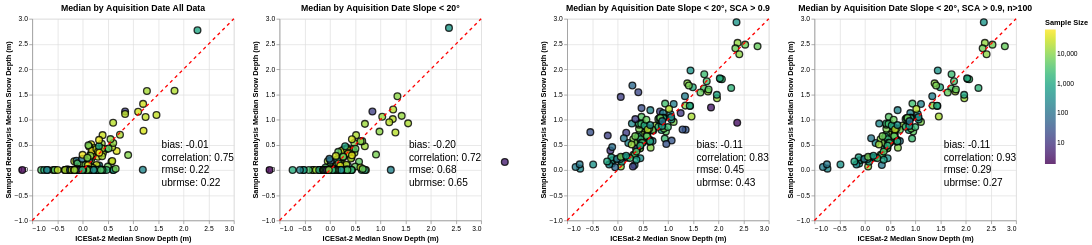

Notebook cell for this chart:
### Code cell
x = np.linspace(0, 1.4, 100) # Creates 100 points between x_min and x_max
y = x
line_data = pd.DataFrame({
    'x': [-1, 3],
    'y': [-1, 3]
})

subset_chart1 = alt.layer(alt.Chart(medians_all).mark_circle(size=100, stroke='black', opacity=0.8).encode(
    x=alt.X('icesat2_3dep_dif:Q', title='ICESat-2 Median Snow Depth (m)', scale=alt.Scale(domain=[-1, 3])),
    y=alt.Y('reanalysis_sd:Q', title='Sampled Reanalysis Median Snow Depth (m)', scale=alt.Scale(domain=[-1, 3])),
    color=alt.Color('n:Q', title='Sample Size', scale=alt.Scale(type='log',scheme='viridis'))
).properties(
    title='Median by Aquisition Date All Data'
),
alt.Chart(line_data).mark_line(color='red', strokeDash=[5, 5]).encode(
    x='x:Q',
    y='y:Q')) + \
    alt.Chart(metrics_subsets[metrics_subsets['labels']=='All data']).mark_text(
        align='left',
        baseline='middle',
        dx=5,
        fontSize=15
    ).transform_calculate(
        annotation_text = "datum.metric_label + ': ' + datum.metric_2f"
    ).encode(
        x=alt.X('x_pos:Q'),
        y=alt.Y('y_pos:Q'),
        text='annotation_text:N' #'metric_label:N'+': '+
    ) 

subset_chart2 = alt.layer(alt.Chart(medians_20slope).mark_circle(size=100, stroke='black', opacity=0.8).encode(
    x=alt.X('icesat2_3dep_dif:Q', title='ICESat-2 Median Snow Depth (m)', scale=alt.Scale(domain=[-1, 3])),
    y=alt.Y('reanalysis_sd:Q', title='Sampled Reanalysis Median Snow Depth (m)', scale=alt.Scale(domain=[-1, 3])),
    color=alt.Color('n:Q', title='Sample Size', scale=alt.Scale(type='log',scheme='viridis'))
).properties(
    title='Median by Aquisition Date Slope < 20°'
),
alt.Chart(line_data).mark_line(color='red', strokeDash=[5, 5]).encode(
    x='x:Q',
    y='y:Q')) + \
    alt.Chart(metrics_subsets[metrics_subsets['labels']=='SCA > 0.9']).mark_text(
        align='left',
        baseline='middle',
        dx=5,
        fontSize=15
    ).transform_calculate(
        annotation_text = "datum.metric_label + ': ' + datum.metric_2f"
    ).encode(
        x=alt.X('x_pos:Q'),
        y=alt.Y('y_pos:Q'),
        text='annotation_text:N' #'metric_label:N'+': '+
    ) 

subset_chart3 = alt.layer(alt.Chart(medians_20slope_fsca9).mark_circle(size=100, stroke='black', opacity=0.8).encode(
    x=alt.X('icesat2_3dep_dif:Q', title='ICESat-2 Median Snow Depth (m)', scale=alt.Scale(domain=[-1, 3])),
    y=alt.Y('reanalysis_sd:Q', title='Sampled Reanalysis Median Snow Depth (m)', scale=alt.Scale(domain=[-1, 3])),
    color=alt.Color('n:Q', title='Sample Size', scale=alt.Scale(type='log',scheme='viridis'))
).properties(
    title='Median by Aquisition Date Slope < 20°, SCA > 0.9'
),
alt.Chart(line_data).mark_line(color='red', strokeDash=[5, 5]).encode(
    x='x:Q',
    y='y:Q')) + \
    alt.Chart(metrics_subsets[metrics_subsets['labels']=='SCA > 0.9, Slope < 20°']).mark_text(
        align='left',
        baseline='middle',
        dx=5,
        fontSize=15
    ).transform_calculate(
        annotation_text = "datum.metric_label + ': ' + datum.metric_2f"
    ).encode(
        x=alt.X('x_pos:Q'),
        y=alt.Y('y_pos:Q'),
        text='annotation_text:N' #'metric_label:N'+': '+
    ) 

subset_chart4 = alt.layer(alt.Chart(medians_20slope_fsca9_n100).mark_circle(size=100, stroke='black', opacity=0.8).encode(
    x=alt.X('icesat2_3dep_dif:Q', title='ICESat-2 Median Snow Depth (m)', scale=alt.Scale(domain=[-1, 3])),
    y=alt.Y('reanalysis_sd:Q', title='Sampled Reanalysis Median Snow Depth (m)', scale=alt.Scale(domain=[-1, 3])),
    color=alt.Color('n:Q', title='Sample Size', scale=alt.Scale(type='log',scheme='viridis'))
).properties(
    title='Median by Aquisition Date Slope < 20°, SCA > 0.9, n>100'
),
alt.Chart(line_data).mark_line(color='red', strokeDash=[5, 5]).encode(
    x='x:Q',
    y='y:Q')) + \
    alt.Chart(metrics_subsets[metrics_subsets['labels']=='SCA > 0.9, Slope < 20°, n>100']).mark_text(
        align='left',
        baseline='middle',
        dx=5,
        fontSize=15
    ).transform_calculate(
        annotation_text = "datum.metric_label + ': ' + datum.metric_2f"
    ).encode(
        x=alt.X('x_pos:Q'),
        y=alt.Y('y_pos:Q'),
        text='annotation_text:N' #'metric_label:N'+': '+
    ) 

combined = alt.hconcat(subset_chart1, subset_chart2, subset_chart3, subset_chart4)
combined

### Figure 1 — Vega-Lite specification as saved in the notebook (floating-point values rounded to 4 significant figures; data arrays with more than 128 entries replaced by an {"elided": "..."} marker saying what was removed)
{"config": {"view": {"continuousWidth": 300, "continuousHeight": 300}}, "hconcat": [{"layer": [{"data": {"name": "data-6b8b46dd116a8f4da785758d8df4e6ad"}, "mark": {"type": "circle", "opacity": 0.8, "size": 100, "stroke": "black"}, "encoding": {"color": {"field": "n", "scale": {"scheme": "viridis", "type": "log"}, "title": "Sample Size", "type": "quantitative"}, "x": {"field": "icesat2_3dep_dif", "scale": {"domain": [-1, 3]}, "title": "ICESat-2 Median Snow Depth (m)", "type": "quantitative"}, "y": {"field": "reanalysis_sd", "scale": {"domain": [-1, 3]}, "title": "Sampled Reanalysis Median Snow Depth (m)", "type": "quantitative"}}, "title": "Median by Aquisition Date All Data"}, {"data": {"name": "data-2e5164a0b36215ce10c3330bf4a0e00d"}, "mark": {"type": "line", "color": "red", "strokeDash": [5, 5]}, "encoding": {"x": {"field": "x", "type": "quantitative"}, "y": {"field": "y", "type": "quantitative"}}}, {"data": {"name": "data-377603e393dcd49177b96877ff00c67b"}, "mark": {"type": "text", "align": "left", "baseline": "middle", "dx": 5, "fontSize": 15}, "encoding": {"text": {"field": "annotation_text", "type": "nominal"}, "x": {"field": "x_pos", "type": "quantitative"}, "y": {"field": "y_pos", "type": "quantitative"}}, "transform": [{"calculate": "datum.metric_label + ': ' + datum.metric_2f", "as": "annotation_text"}]}]}, {"layer": [{"data": {"name": "data-59b25a07001a82c828d737a6dcaa6d4b"}, "mark": {"type": "circle", "opacity": 0.8, "size": 100, "stroke": "black"}, "encoding": {"color": {"field": "n", "scale": {"scheme": "viridis", "type": "log"}, "title": "Sample Size", "type": "quantitative"}, "x": {"field": "icesat2_3dep_dif", "scale": {"domain": [-1, 3]}, "title": "ICESat-2 Median Snow Depth (m)", "type": "quantitative"}, "y": {"field": "reanalysis_sd", "scale": {"domain": [-1, 3]}, "title": "Sampled Reanalysis Median Snow Depth (m)", "type": "quantitative"}}, "title": "Median by Aquisition Date Slope < 20°"}, {"data": {"name": "data-2e5164a0b36215ce10c3330bf4a0e00d"}, "mark": {"type": "line", "color": "red", "strokeDash": [5, 5]}, "encoding": {"x": {"field": "x", "type": "quantitative"}, "y": {"field": "y", "type": "quantitative"}}}, {"data": {"name": "data-ef696cf56beaa54cf98ac6b35f1476d3"}, "mark": {"type": "text", "align": "left", "baseline": "middle", "dx": 5, "fontSize": 15}, "encoding": {"text": {"field": "annotation_text", "type": "nominal"}, "x": {"field": "x_pos", "type": "quantitative"}, "y": {"field": "y_pos", "type": "quantitative"}}, "transform": [{"calculate": "datum.metric_label + ': ' + datum.metric_2f", "as": "annotation_text"}]}]}, {"layer": [{"data": {"name": "data-417fd49377848b9e3e2e0bfba3369b2f"}, "mark": {"type": "circle", "opacity": 0.8, "size": 100, "stroke": "black"}, "encoding": {"color": {"field": "n", "scale": {"scheme": "viridis", "type": "log"}, "title": "Sample Size", "type": "quantitative"}, "x": {"field": "icesat2_3dep_dif", "scale": {"domain": [-1, 3]}, "title": "ICESat-2 Median Snow Depth (m)", "type": "quantitative"}, "y": {"field": "reanalysis_sd", "scale": {"domain": [-1, 3]}, "title": "Sampled Reanalysis Median Snow Depth (m)", "type": "quantitative"}}, "title": "Median by Aquisition Date Slope < 20°, SCA > 0.9"}, {"data": {"name": "data-2e5164a0b36215ce10c3330bf4a0e00d"}, "mark": {"type": "line", "color": "red", "strokeDash": [5, 5]}, "encoding": {"x": {"field": "x", "type": "quantitative"}, "y": {"field": "y", "type": "quantitative"}}}, {"data": {"name": "data-1b3e2f9484a79e0fdd0e2ef28c8bf07d"}, "mark": {"type": "text", "align": "left", "baseline": "middle", "dx": 5, "fontSize": 15}, "encoding": {"text": {"field": "annotation_text", "type": "nominal"}, "x": {"field": "x_pos", "type": "quantitative"}, "y": {"field": "y_pos", "type": "quantitative"}}, "transform": [{"calculate": "datum.metric_label + ': ' + datum.metric_2f", "as": "annotation_text"}]}]}, {"layer": [{"data": {"name": "data-37553189489c6c8266d0c3068cf12028"}, "mark": {"type": "circle", "opacity": 0.8, "size": 100, "stroke": "black"}, "encoding": {"color": {"field": "n", "scale": {"scheme": "viridis", "type": "log"}, "title": "Sample Size", "type": "quantitative"}, "x": {"field": "icesat2_3dep_dif", "scale": {"domain": [-1, 3]}, "title": "ICESat-2 Median Snow Depth (m)", "type": "quantitative"}, "y": {"field": "reanalysis_sd", "scale": {"domain": [-1, 3]}, "title": "Sampled Reanalysis Median Snow Depth (m)", "type": "quantitative"}}, "title": "Median by Aquisition Date Slope < 20°, SCA > 0.9, n>100"}, {"data": {"name": "data-2e5164a0b36215ce10c3330bf4a0e00d"}, "mark": {"type": "line", "color": "red", "strokeDash": [5, 5]}, "encoding": {"x": {"field": "x", "type": "quantitative"}, "y": {"field": "y", "type": "quantitative"}}}, {"data": {"name": "data-9ae63f4b83602f2f629f5551597bb7d8"}, "mark": {"type": "text", "align": "left", "baseline": "middle", "dx": 5, "fontSize": 15}, "encoding": {"text": {"field": "annotation_text", "type": "nominal"}, "x": {"field": "x_pos", "type": "quantitative"}, "y": {"field": "y_pos", "type": "quantitative"}}, "transform": [{"calculate": "datum.metric_label + ': ' + datum.metric_2f", "as": "annotation_text"}]}]}], "$schema": "https://vega.github.io/schema/vega-lite/v5.20.1.json", "datasets": {"data-6b8b46dd116a8f4da785758d8df4e6ad": {"elided": "329 records"}, "data-2e5164a0b36215ce10c3330bf4a0e00d": [{"x": -1, "y": -1}, {"x": 3, "y": 3}], "data-377603e393dcd49177b96877ff00c67b": [{"metric": -0.009218, "metric_label": "bias", "labels": "All data", "x_pos": 1.5, "y_pos": 0.5, "metric_2f": "-0.01"}, {"metric": 0.7533, "metric_label": "correlation", "labels": "All data", "x_pos": 1.5, "y_pos": 0.25, "metric_2f": "0.75"}, {"metric": 0.2224, "metric_label": "rmse", "labels": "All data", "x_pos": 1.5, "y_pos": 0.0, "metric_2f": "0.22"}, {"metric": 0.2222, "metric_label": "ubrmse", "labels": "All data", "x_pos": 1.5, "y_pos": -0.25, "metric_2f": "0.22"}], "data-59b25a07001a82c828d737a6dcaa6d4b": {"elided": "329 records"}, "data-ef696cf56beaa54cf98ac6b35f1476d3": [{"metric": -0.2041, "metric_label": "bias", "labels": "SCA > 0.9", "x_pos": 1.5, "y_pos": 0.5, "metric_2f": "-0.20"}, {"metric": 0.725, "metric_label": "correlation", "labels": "SCA > 0.9", "x_pos": 1.5, "y_pos": 0.25, "metric_2f": "0.72"}, {"metric": 0.6822, "metric_label": "rmse", "labels": "SCA > 0.9", "x_pos": 1.5, "y_pos": 0.0, "metric_2f": "0.68"}, {"metric": 0.651, "metric_label": "ubrmse", "labels": "SCA > 0.9", "x_pos": 1.5, "y_pos": -0.25, "metric_2f": "0.65"}], "data-417fd49377848b9e3e2e0bfba3369b2f": {"elided": "143 records"}, "data-1b3e2f9484a79e0fdd0e2ef28c8bf07d": [{"metric": -0.1133, "metric_label": "bias", "labels": "SCA > 0.9, Slope < 20°", "x_pos": 1.5, "y_pos": 0.5, "metric_2f": "-0.11"}, {"metric": 0.8267, "metric_label": "correlation", "labels": "SCA > 0.9, Slope < 20°", "x_pos": 1.5, "y_pos": 0.25, "metric_2f": "0.83"}, {"metric": 0.4494, "metric_label": "rmse", "labels": "SCA > 0.9, Slope < 20°", "x_pos": 1.5, "y_pos": 0.0, "metric_2f": "0.45"}, {"metric": 0.4349, "metric_label": "ubrmse", "labels": "SCA > 0.9, Slope < 20°", "x_pos": 1.5, "y_pos": -0.25, "metric_2f": "0.43"}], "data-37553189489c6c8266d0c3068cf12028": [{"icesat2_3dep_dif": 0.3136, "reanalysis_sd": 0.302, "n": 9551.0, "offset_sd": 0.02952, "dowy": 64.0}, {"icesat2_3dep_dif": 0.5075, "reanalysis_sd": 0.5556, "n": 7902.0, "offset_sd": -0.03957, "dowy": 68.0}, {"icesat2_3dep_dif": 0.4491, "reanalysis_sd": 0.4348, "n": 13620.0, "offset_sd": 0.03937, "dowy": 72.0}, {"icesat2_3dep_dif": 0.4418, "reanalysis_sd": 0.426, "n": 8327.0, "offset_sd": 0.03177, "dowy": 73.0}, {"icesat2_3dep_dif": -0.1125, "reanalysis_sd": 0.1294, "n": 947.0, "offset_sd": -0.2307, "dowy": 76.0}, {"icesat2_3dep_dif": 0.3949, "reanalysis_sd": 0.431, "n": 1436.0, "offset_sd": -0.002618, "dowy": 77.0}, {"icesat2_3dep_dif": -0.1012, "reanalysis_sd": 0.1934, "n": 667.0, "offset_sd": -0.3558, "dowy": 80.0}, {"icesat2_3dep_dif": 0.4384, "reanalysis_sd": 0.4904, "n": 4459.0, "offset_sd": -0.08902, "dowy": 97.0}, {"icesat2_3dep_dif": -0.01378, "reanalysis_sd": 0.207, "n": 3047.0, "offset_sd": -0.1861, "dowy": 101.0}, {"icesat2_3dep_dif": 0.9591, "reanalysis_sd": 0.7652, "n": 4696.0, "offset_sd": 0.157, "dowy": 102.0}, {"icesat2_3dep_dif": 0.7481, "reanalysis_sd": 0.8804, "n": 13660.0, "offset_sd": -0.05183, "dowy": 105.0}, {"icesat2_3dep_dif": 0.124, "reanalysis_sd": 0.257, "n": 214.0, "offset_sd": -0.08735, "dowy": 106.0}, {"icesat2_3dep_dif": 0.9367, "reanalysis_sd": 0.6238, "n": 2545.0, "offset_sd": 0.2129, "dowy": 114.0}, {"icesat2_3dep_dif": 1.973, "reanalysis_sd": 1.424, "n": 14070.0, "offset_sd": 0.5876, "dowy": 130.0}, {"icesat2_3dep_dif": 0.8525, "reanalysis_sd": 0.9354, "n": 3043.0, "offset_sd": -0.04808, "dowy": 131.0}, {"icesat2_3dep_dif": 1.468, "reanalysis_sd": 1.061, "n": 17040.0, "offset_sd": 0.163, "dowy": 134.0}, {"icesat2_3dep_dif": 0.6398, "reanalysis_sd": 0.6002, "n": 1654.0, "offset_sd": -0.01769, "dowy": 135.0}, {"icesat2_3dep_dif": 1.113, "reanalysis_sd": 0.955, "n": 8367.0, "offset_sd": 0.008759, "dowy": 142.0}, {"icesat2_3dep_dif": 1.384, "reanalysis_sd": 1.72, "n": 11220.0, "offset_sd": -0.2821, "dowy": 155.0}, {"icesat2_3dep_dif": 2.36, "reanalysis_sd": 2.933, "n": 482.0, "offset_sd": -0.4098, "dowy": 159.0}, {"icesat2_3dep_dif": 1.715, "reanalysis_sd": 1.618, "n": 3723.0, "offset_sd": 0.03962, "dowy": 160.0}, {"icesat2_3dep_dif": 2.381, "reanalysis_sd": 2.522, "n": 12360.0, "offset_sd": -0.05713, "dowy": 163.0}, {"icesat2_3dep_dif": 0.9104, "reanalysis_sd": 1.048, "n": 6047.0, "offset_sd": -0.1293, "dowy": 167.0}, {"icesat2_3dep_dif": 1.794, "reanalysis_sd": 1.557, "n": 16080.0, "offset_sd": 0.0925, "dowy": 168.0}, {"icesat2_3dep_dif": 1.439, "reanalysis_sd": 1.269, "n": 414.0, "offset_sd": 0.1705, "dowy": 172.0}, {"icesat2_3dep_dif": 0.2844, "reanalysis_sd": 0.9214, "n": 287.0, "offset_sd": -0.6691, "dowy": 184.0}, {"icesat2_3dep_dif": 2.532, "reanalysis_sd": 2.487, "n": 7007.0, "offset_sd": 0.03511, "dowy": 188.0}, {"icesat2_3dep_dif": 2.415, "reanalysis_sd": 2.296, "n": 10940.0, "offset_sd": 0.1001, "dowy": 192.0}, {"icesat2_3dep_dif": 2.778, "reanalysis_sd": 2.454, "n": 5798.0, "offset_sd": 0.2986, "dowy": 193.0}, {"icesat2_3dep_dif": 2.337, "reanalysis_sd": 2.414, "n": 6905.0, "offset_sd": -0.04521, "dowy": 196.0}, {"icesat2_3dep_dif": 1.113, "reanalysis_sd": 1.31, "n": 185.0, "offset_sd": 0.1129, "dowy": 197.0}, {"icesat2_3dep_dif": 1.644, "reanalysis_sd": 1.537, "n": 5899.0, "offset_sd": 0.1194, "dowy": 200.0}, {"icesat2_3dep_dif": 2.04, "reanalysis_sd": 1.804, "n": 1038.0, "offset_sd": 0.3181, "dowy": 201.0}, {"icesat2_3dep_dif": 2.07, "reanalysis_sd": 1.801, "n": 2627.0, "offset_sd": 0.2611, "dowy": 204.0}, {"icesat2_3dep_dif": 2.029, "reanalysis_sd": 1.819, "n": 1265.0, "offset_sd": 0.2967, "dowy": 205.0}, {"icesat2_3dep_dif": 1.769, "reanalysis_sd": 1.761, "n": 3698.0, "offset_sd": 0.007064, "dowy": 217.0}, {"icesat2_3dep_dif": 1.97, "reanalysis_sd": 1.492, "n": 1055.0, "offset_sd": 0.3067, "dowy": 221.0}, {"icesat2_3dep_dif": 2.254, "reanalysis_sd": 1.629, "n": 1790.0, "offset_sd": 0.507, "dowy": 225.0}, {"icesat2_3dep_dif": 1.806, "reanalysis_sd": 1.599, "n": 5167.0, "offset_sd": 0.2307, "dowy": 226.0}, {"icesat2_3dep_dif": 1.72, "reanalysis_sd": 1.9, "n": 2604.0, "offset_sd": -0.2056, "dowy": 230.0}, {"icesat2_3dep_dif": 0.9012, "reanalysis_sd": 1.129, "n": 210.0, "offset_sd": -0.2752, "dowy": 246.0}, {"icesat2_3dep_dif": 1.337, "reanalysis_sd": 1.465, "n": 177.0, "offset_sd": -0.253, "dowy": 250.0}, {"icesat2_3dep_dif": 1.447, "reanalysis_sd": 1.976, "n": 430.0, "offset_sd": -0.5295, "dowy": 254.0}, {"icesat2_3dep_dif": 1.493, "reanalysis_sd": 1.642, "n": 1245.0, "offset_sd": -0.1644, "dowy": 255.0}, {"icesat2_3dep_dif": 0.65, "reanalysis_sd": 1.188, "n": 242.0, "offset_sd": -0.2285, "dowy": 284.0}, {"icesat2_3dep_dif": 0.4515, "reanalysis_sd": 0.2342, "n": 357.0, "offset_sd": 0.25, "dowy": 62.0}, {"icesat2_3dep_dif": 0.6561, "reanalysis_sd": 0.4432, "n": 10400.0, "offset_sd": 0.2093, "dowy": 66.0}, {"icesat2_3dep_dif": 0.6252, "reanalysis_sd": 0.5904, "n": 9283.0, "offset_sd": 0.03136, "dowy": 70.0}, {"icesat2_3dep_dif": 0.4443, "reanalysis_sd": 0.5552, "n": 16780.0, "offset_sd": -0.09155, "dowy": 72.0}, {"icesat2_3dep_dif": 0.3371, "reanalysis_sd": 0.2972, "n": 3015.0, "offset_sd": -0.1108, "dowy": 91.0}, {"icesat2_3dep_dif": 0.5605, "reanalysis_sd": 0.7596, "n": 8810.0, "offset_sd": -0.1551, "dowy": 95.0}, {"icesat2_3dep_dif": 0.502, "reanalysis_sd": 0.703, "n": 13290.0, "offset_sd": -0.1742, "dowy": 99.0}, {"icesat2_3dep_dif": 0.5881, "reanalysis_sd": 0.7068, "n": 13550.0, "offset_sd": -0.09972, "dowy": 101.0}, {"icesat2_3dep_dif": 0.4217, "reanalysis_sd": 0.7012, "n": 2902.0, "offset_sd": -0.2659, "dowy": 103.0}, {"icesat2_3dep_dif": 0.4911, "reanalysis_sd": 0.9322, "n": 2256.0, "offset_sd": -0.3426, "dowy": 105.0}, {"icesat2_3dep_dif": 0.4262, "reanalysis_sd": 0.8184, "n": 8343.0, "offset_sd": -0.4304, "dowy": 107.0}, {"icesat2_3dep_dif": 0.1935, "reanalysis_sd": 0.2464, "n": 717.0, "offset_sd": -0.1974, "dowy": 109.0}, {"icesat2_3dep_dif": 0.6954, "reanalysis_sd": 0.799, "n": 8064.0, "offset_sd": -0.17, "dowy": 111.0}, {"icesat2_3dep_dif": 0.337, "reanalysis_sd": 0.098, "n": 141.0, "offset_sd": 0.1677, "dowy": 113.0}, {"icesat2_3dep_dif": 0.3107, "reanalysis_sd": 0.6122, "n": 9457.0, "offset_sd": -0.3248, "dowy": 124.0}, {"icesat2_3dep_dif": 0.6281, "reanalysis_sd": 0.826, "n": 11120.0, "offset_sd": -0.1679, "dowy": 128.0}, {"icesat2_3dep_dif": 0.3904, "reanalysis_sd": 0.5428, "n": 8058.0, "offset_sd": -0.1388, "dowy": 130.0}, {"icesat2_3dep_dif": 0.8083, "reanalysis_sd": 1.013, "n": 6247.0, "offset_sd": -0.2149, "dowy": 132.0}, {"icesat2_3dep_dif": 0.5916, "reanalysis_sd": 0.678, "n": 10570.0, "offset_sd": -0.08454, "dowy": 134.0}, {"icesat2_3dep_dif": 0.4278, "reanalysis_sd": 0.8978, "n": 10480.0, "offset_sd": -0.4877, "dowy": 136.0}, {"icesat2_3dep_dif": 0.9099, "reanalysis_sd": 1.035, "n": 7681.0, "offset_sd": -0.1179, "dowy": 138.0}, {"icesat2_3dep_dif": 0.4233, "reanalysis_sd": 0.9218, "n": 1933.0, "offset_sd": -0.4605, "dowy": 140.0}, {"icesat2_3dep_dif": 0.4062, "reanalysis_sd": 0.661, "n": 638.0, "offset_sd": -0.2734, "dowy": 142.0}, {"icesat2_3dep_dif": 0.5812, "reanalysis_sd": 0.6722, "n": 4295.0, "offset_sd": -0.04469, "dowy": 157.0}, {"icesat2_3dep_dif": 0.213, "reanalysis_sd": 0.5352, "n": 257.0, "offset_sd": -0.3121, "dowy": 158.0}, {"icesat2_3dep_dif": 0.6337, "reanalysis_sd": 0.5636, "n": 5131.0, "offset_sd": 0.07704, "dowy": 161.0}, {"icesat2_3dep_dif": 0.695, "reanalysis_sd": 0.5736, "n": 135.0, "offset_sd": 0.09106, "dowy": 162.0}, {"icesat2_3dep_dif": 0.475, "reanalysis_sd": 1.056, "n": 4327.0, "offset_sd": -0.5311, "dowy": 165.0}, {"icesat2_3dep_dif": 0.4695, "reanalysis_sd": 0.916, "n": 2738.0, "offset_sd": -0.511, "dowy": 186.0}, {"icesat2_3dep_dif": 1.345, "reanalysis_sd": 1.278, "n": 10750.0, "offset_sd": 0.1055, "dowy": 190.0}, {"icesat2_3dep_dif": 1.414, "reanalysis_sd": 1.677, "n": 7847.0, "offset_sd": -0.2765, "dowy": 194.0}, {"icesat2_3dep_dif": 1.069, "reanalysis_sd": 1.002, "n": 467.0, "offset_sd": -0.002864, "dowy": 195.0}, {"icesat2_3dep_dif": 0.9434, "reanalysis_sd": 1.318, "n": 2967.0, "offset_sd": -0.3563, "dowy": 198.0}, {"icesat2_3dep_dif": 1.049, "reanalysis_sd": 1.111, "n": 308.0, "offset_sd": -0.1052, "dowy": 199.0}, {"icesat2_3dep_dif": 0.5649, "reanalysis_sd": 0.8566, "n": 703.0, "offset_sd": -0.2957, "dowy": 215.0}, {"icesat2_3dep_dif": 0.5328, "reanalysis_sd": 0.8832, "n": 1322.0, "offset_sd": -0.3158, "dowy": 219.0}, {"icesat2_3dep_dif": 0.907, "reanalysis_sd": 1.03, "n": 864.0, "offset_sd": -0.09003, "dowy": 223.0}, {"icesat2_3dep_dif": 0.06562, "reanalysis_sd": 0.0694, "n": 12150.0, "offset_sd": -0.007583, "dowy": 41.0}, {"icesat2_3dep_dif": -0.7421, "reanalysis_sd": 0.027, "n": 298.0, "offset_sd": -0.7815, "dowy": 43.0}, {"icesat2_3dep_dif": -0.832, "reanalysis_sd": 0.061, "n": 160.0, "offset_sd": -0.9069, "dowy": 45.0}, {"icesat2_3dep_dif": -0.4842, "reanalysis_sd": 0.1084, "n": 449.0, "offset_sd": -0.6063, "dowy": 49.0}, {"icesat2_3dep_dif": -0.1663, "reanalysis_sd": 0.108, "n": 264.0, "offset_sd": -0.2849, "dowy": 64.0}, {"icesat2_3dep_dif": -0.1235, "reanalysis_sd": 0.2514, "n": 799.0, "offset_sd": -0.3542, "dowy": 68.0}, {"icesat2_3dep_dif": 0.08263, "reanalysis_sd": 0.1626, "n": 823.0, "offset_sd": -0.09958, "dowy": 70.0}, {"icesat2_3dep_dif": 0.0541, "reanalysis_sd": 0.2206, "n": 321.0, "offset_sd": -0.1576, "dowy": 72.0}, {"icesat2_3dep_dif": 0.3748, "reanalysis_sd": 0.2034, "n": 785.0, "offset_sd": 0.171, "dowy": 76.0}, {"icesat2_3dep_dif": -0.2074, "reanalysis_sd": 0.1704, "n": 1060.0, "offset_sd": -0.3625, "dowy": 78.0}, {"icesat2_3dep_dif": 0.2459, "reanalysis_sd": 0.236, "n": 2991.0, "offset_sd": -0.05718, "dowy": 93.0}, {"icesat2_3dep_dif": -0.01061, "reanalysis_sd": 0.2222, "n": 119.0, "offset_sd": -0.253, "dowy": 96.0}, {"icesat2_3dep_dif": 0.0649, "reanalysis_sd": 0.261, "n": 7557.0, "offset_sd": -0.2316, "dowy": 98.0}, {"icesat2_3dep_dif": 0.1697, "reanalysis_sd": 0.283, "n": 693.0, "offset_sd": -0.1186, "dowy": 100.0}, {"icesat2_3dep_dif": 0.3729, "reanalysis_sd": 0.365, "n": 4785.0, "offset_sd": -0.04192, "dowy": 102.0}, {"icesat2_3dep_dif": 0.4534, "reanalysis_sd": 0.6112, "n": 2272.0, "offset_sd": -0.1956, "dowy": 110.0}, {"icesat2_3dep_dif": 0.4689, "reanalysis_sd": 0.5388, "n": 583.0, "offset_sd": -0.1419, "dowy": 121.0}, {"icesat2_3dep_dif": 0.872, "reanalysis_sd": 0.7934, "n": 995.0, "offset_sd": 0.02448, "dowy": 125.0}, {"icesat2_3dep_dif": 0.2794, "reanalysis_sd": 0.508, "n": 14570.0, "offset_sd": -0.2989, "dowy": 127.0}, {"icesat2_3dep_dif": 0.9202, "reanalysis_sd": 0.8218, "n": 7757.0, "offset_sd": 0.06494, "dowy": 129.0}, {"icesat2_3dep_dif": 0.5979, "reanalysis_sd": 0.8054, "n": 22690.0, "offset_sd": -0.2356, "dowy": 131.0}, {"icesat2_3dep_dif": 0.4894, "reanalysis_sd": 0.5368, "n": 3705.0, "offset_sd": -0.1634, "dowy": 139.0}, {"icesat2_3dep_dif": 0.4513, "reanalysis_sd": 0.4848, "n": 1654.0, "offset_sd": -0.07917, "dowy": 150.0}, {"icesat2_3dep_dif": -0.7519, "reanalysis_sd": 0.1124, "n": 141.0, "offset_sd": -0.8664, "dowy": 156.0}, {"icesat2_3dep_dif": 0.9986, "reanalysis_sd": 0.852, "n": 2456.0, "offset_sd": -0.02082, "dowy": 158.0}, {"icesat2_3dep_dif": 0.351, "reanalysis_sd": 0.6719, "n": 7128.0, "offset_sd": -0.3841, "dowy": 160.0}, {"icesat2_3dep_dif": 1.433, "reanalysis_sd": 1.276, "n": 1624.0, "offset_sd": 0.1344, "dowy": 162.0}, {"icesat2_3dep_dif": 1.021, "reanalysis_sd": 1.211, "n": 20750.0, "offset_sd": -0.2071, "dowy": 164.0}, {"icesat2_3dep_dif": 0.6466, "reanalysis_sd": 0.5694, "n": 1110.0, "offset_sd": -0.04285, "dowy": 168.0}, {"icesat2_3dep_dif": 0.8106, "reanalysis_sd": 0.8584, "n": 1614.0, "offset_sd": -0.1774, "dowy": 183.0}, {"icesat2_3dep_dif": 0.83, "reanalysis_sd": 1.031, "n": 804.0, "offset_sd": -0.2438, "dowy": 187.0}, {"icesat2_3dep_dif": 0.5714, "reanalysis_sd": 0.9988, "n": 5689.0, "offset_sd": -0.4352, "dowy": 189.0}, {"icesat2_3dep_dif": 0.8483, "reanalysis_sd": 1.035, "n": 7043.0, "offset_sd": -0.1725, "dowy": 193.0}, {"icesat2_3dep_dif": 0.8823, "reanalysis_sd": 0.8754, "n": 525.0, "offset_sd": -0.03062, "dowy": 195.0}, {"icesat2_3dep_dif": 1.064, "reanalysis_sd": 1.05, "n": 382.0, "offset_sd": 0.1664, "dowy": 199.0}, {"icesat2_3dep_dif": 0.1247, "reanalysis_sd": 0.6292, "n": 131.0, "offset_sd": -0.5671, "dowy": 218.0}, {"icesat2_3dep_dif": 0.8872, "reanalysis_sd": 0.9698, "n": 108.0, "offset_sd": 0.01825, "dowy": 220.0}, {"icesat2_3dep_dif": 0.6472, "reanalysis_sd": 0.891, "n": 408.0, "offset_sd": -0.182, "dowy": 222.0}], "data-9ae63f4b83602f2f629f5551597bb7d8": [{"metric": -0.1121, "metric_label": "bias", "labels": "SCA > 0.9, Slope < 20°, n>100", "x_pos": 1.5, "y_pos": 0.5, "metric_2f": "-0.11"}, {"metric": 0.9297, "metric_label": "correlation", "labels": "SCA > 0.9, Slope < 20°, n>100", "x_pos": 1.5, "y_pos": 0.25, "metric_2f": "0.93"}, {"metric": 0.2894, "metric_label": "rmse", "labels": "SCA > 0.9, Slope < 20°, n>100", "x_pos": 1.5, "y_pos": 0.0, "metric_2f": "0.29"}, {"metric": 0.2668, "metric_label": "ubrmse", "labels": "SCA > 0.9, Slope < 20°, n>100", "x_pos": 1.5, "y_pos": -0.25, "metric_2f": "0.27"}]}}
